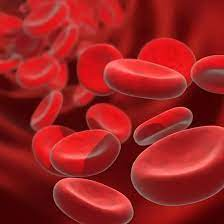
#> input picture download.jpg, 224 x 224 px
$ python 13.HistogramProcessing.py
#> lines starting #> are read from the running program, lines starting #| are printed output that depends on the picture; after the words box and inside, x2 and y2 are one past the last pixel; in counts of white or black regions, pixels touching at a corner belong together
import cv2
import numpy as np
import matplotlib.pyplot as plt

# Load the image in grayscale
image = cv2.imread('download.jpg', cv2.IMREAD_GRAYSCALE)
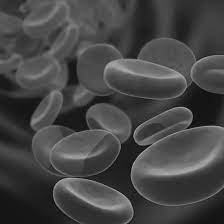
#> image: shape (224, 224); min 5, max 175, mean 69.2

# Histogram stretching
def histogram_stretching(image, new_min, new_max):
#> called with new_min = 0, new_max = 255
    min_val = np.min(image)
#> min_val = 5
    max_val = np.max(image)
#> max_val = 175
    stretched_image = ((image - min_val) * (new_max - new_min) / (max_val - min_val)) + new_min
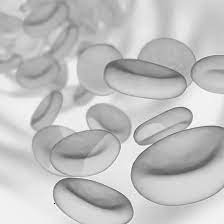
#> stretched_image: shape (224, 224) float64; min 0, max 1.49, mean 1.13; drawn with min black and max white
    return stretched_image.astype(np.uint8)
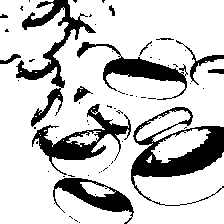
#> returned value: shape (224, 224); values 0 (black) and 1 (white), 79.4% white; 63 black regions (50 under 20 px), largest, box (x1, y1, x2, y2) and area: (131, 107, 224, 206) 2871, (16, 0, 96, 127) 2020, (32, 104, 131, 175) 1835

# Histogram sliding
def histogram_sliding(image, slide_amount):
#> called with slide_amount = 30
    slid_image = np.clip(image + slide_amount, 0, 255)
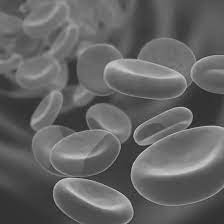
#> slid_image: shape (224, 224); min 35, max 205, mean 99.2
    return slid_image.astype(np.uint8)

# Histogram shrinking
def histogram_shrinking(image, shrink_amount):
#> called with shrink_amount = 230
    min_val = np.min(image)
#> min_val = 5
    max_val = np.max(image)
#> max_val = 175
    shrunk_image = ((image - min_val) * (255 - shrink_amount) / (max_val - min_val))
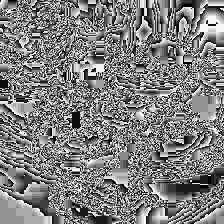
#> shrunk_image: shape (224, 224) float64; min 0, max 1.49, mean 0.745; drawn with min black and max white
    return shrunk_image.astype(np.uint8)
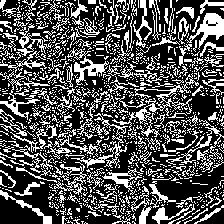
#> returned value: shape (224, 224); values 0 (black) and 1 (white), 32.4% white in thin lines or dots

# Low contrast (brightness reduction)
def low_contrast(image, factor):
#> called with factor = 2
    contrast_image = np.clip(image / factor, 0, 255)
    return contrast_image.astype(np.uint8)
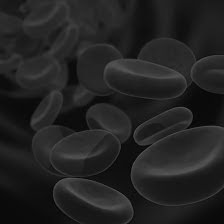
#> returned value: shape (224, 224); min 2, max 87, mean 34.3

# Apply the operations
stretched_image = histogram_stretching(image, 0, 255)
slid_image = histogram_sliding(image, 30) # Slide the histogram by 30 units
shrunk_image = histogram_shrinking(image, 230) # Shrink the histogram by 100 units
low_contrast_image = low_contrast(image, 2) # Reduce contrast (increase brightness)

# Display the original and processed images
plt.figure(figsize=(14, 8))

# Original image
plt.subplot(2, 3, 1)
plt.imshow(image, cmap='gray')
plt.title('Original Image')
plt.axis('off')

# Stretched image
plt.subplot(2, 3, 2)
plt.imshow(stretched_image, cmap='gray')
plt.title('Stretched Histogram')
plt.axis('off')

# Slid image
plt.subplot(2, 3, 3)
plt.imshow(slid_image, cmap='gray')
plt.title('Slid Histogram')
plt.axis('off')

# Shrunk image
plt.subplot(2, 3, 4)
plt.imshow(shrunk_image, cmap='gray')
plt.title('Shrunk Histogram')
plt.axis('off')

# Low contrast image
plt.subplot(2, 3, 5)
plt.imshow(low_contrast_image, cmap='gray')
plt.title('Low Contrast')
plt.axis('off')

plt.show()
